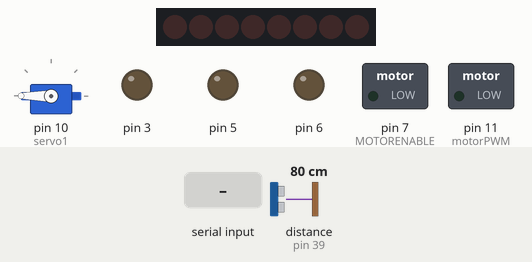
Recording of a sketch running on a simulated Arduino Mega 2560, built with avr-gcc and run on an emulated ATmega2560. On the bench: 8 shift-register outputs drawn as a row of LEDs (first output left, lit = HIGH), servo, switched loads named in the sketch (green lamp = pin HIGH), output pins drawn as LEDs (lit = HIGH). Wiring (inferred from the names in the program): ultrasonic range finder: trigger pin 38; echo pin 39; shift register (74HC595): data pin 8; shift clock pin 4; latch pin 12. Wiring (inferred from the signals the program sends): row of LEDs: on Q0, Q1, Q2, Q3, Q4, Q5, Q6, Q7. The test bench sets the inputs (shaded band); at power-on: distance to the obstacle (sensor on pin 39) 80 cm. The echo pulse lasts 58.3 µs per cm; pins used as bus, display or sensor lines are not drawn; what the sketch prints to the serial monitor is not drawn.

Above: at 3.2 s.
3.3 s: "f" received over the second serial link
At 4.4 s:
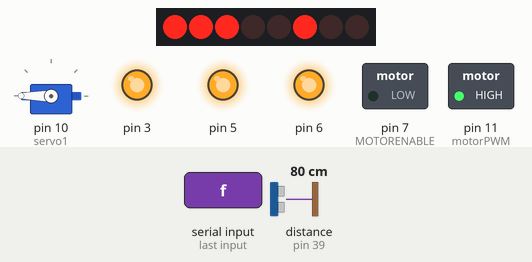
4.8 s: distance to the obstacle (sensor on pin 39) set to 33 cm
6.3 s: distance to the obstacle (sensor on pin 39) set to 27 cm
At 7.1 s:
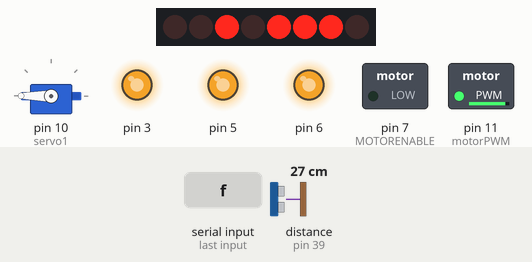
Timing chart, 0 to 9.3 s (numbered marks = the images above; inputs shaded):
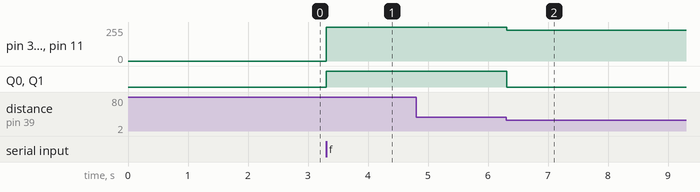

The sketch:

program.ino
```cpp
#include <SoftwareSerial.h>
#include <Servo.h>

#define M1  1
#define M2  2
#define M3  3
#define M4  4

#define FORWARD 1
#define BACKWARD 2
#define BRAKE 3
#define RELEASE 4

#define MOTORLATCH 12
#define MOTORCLK 4
#define MOTORENABLE 7
#define MOTORDATA 8

#define MOTOR1_PWM 11
#define MOTOR2_PWM 3
#define MOTOR3_PWM 6
#define MOTOR4_PWM 5
#define SERVO1_PWM 10
#define SERVO2_PWM 9

#define MOTOR1_A 2
#define MOTOR1_B 3
#define MOTOR2_A 1
#define MOTOR2_B 4
#define MOTOR3_A 5
#define MOTOR3_B 7
#define MOTOR4_A 0
#define MOTOR4_B 6

char c;

const int trigPin = 38;
const int echoPin = 39;
int angle = 0;
Servo servo1;
int d;
int i;
int Sp = 230;

void setup() {
  Serial1.begin(9600);
  Serial.begin(9600);
  servo1.attach(10);
  servo1.write(0);
  delay(2000);
  servo1.write(180);
}

boolean stoped = true;

void loop() {
  int k;

  if (getDistance() < 30) {
      Serial.println(getDistance());
      robot_left();
  }
  else
  {
    if(Serial1.available()) {
      c = Serial1.read();
      Serial.println(String(c));
      switch(c) {
      case 'f':
        robot_forward();
        break;
      case 'l':
        robot_left();
        break;
      case 'r':
        robot_right();
        break;
      case 'b':
        robot_backward();
        break;
      case 's':
        robot_stop();
        break;
      /*
      case 'd':
        d = getDistance(); // Ultrason
        Serial1.write(1);
        Serial1.write((char)d);
        Serial1.write(1);
        delay(10);
      case 'a':
        Serial1.write(2);
        Serial1.write((char)angle);
        Serial1.write(2);
        delay(10);
        break;
      case 'x':
        servo_left();
        break;
      case 'y':
        servo_right();
        break;
      case 'o':
        for (i = 0; i < 71; i++) {
            servo1.write(71 - i);
            delay(10);
        }
        break;
      case 'm':
        for (i = 71; i < 142; i++) {
            servo1.write(i);
            delay(10);
        }
        break;
      case 'c':
        servo1.write(71);
        break;
      */
    }
  }
  }
}


void servo_left() {
  angle--;
  Serial.println(String(angle) + " | " + String(getDistance()));
  servo1.write(angle);
}

void servo_right() {
  angle++;
  Serial.println(String(angle) + " | " + String(getDistance()));
  servo1.write(angle);
}

long getDistance2 () {
  long ans = analogRead(15);
  return ans;
}

long getDistance ()
{
  long duration, cm;
  pinMode(trigPin, OUTPUT);
  digitalWrite(trigPin, LOW);
  delayMicroseconds(2);
  digitalWrite(trigPin, HIGH);
  delayMicroseconds(10);
  digitalWrite(trigPin, LOW);
  pinMode(echoPin, INPUT);
  duration = pulseIn(echoPin, HIGH);
  cm = microsecondsToCentimeters(duration);
  Serial.println(cm);
  return cm;
}

long microsecondsToInches(long microseconds)

{
  return microseconds / 74 / 2;
}

long microsecondsToCentimeters(long microseconds)

{
  return microseconds / 29 / 2;
}


void robot_forward() {
  motor(M1, FORWARD, 255);
  motor(M2, FORWARD, 255);
  motor(M3, FORWARD, 255);
  motor(M4, FORWARD, 255);
}

void robot_backward() {
  motor(M1, BACKWARD, 255);
  motor(M2, BACKWARD, 255);
  motor(M3, BACKWARD, 255);
  motor(M4, BACKWARD, 255);

}

void robot_left() {
  motor(M1, FORWARD, Sp);
  motor(M2, BACKWARD, Sp);
  motor(M3, FORWARD, Sp);
  motor(M4, BACKWARD, Sp);
}

void robot_right() {
  motor(M1, BACKWARD, Sp);
  motor(M2, FORWARD, Sp);
  motor(M3, BACKWARD, Sp);
  motor(M4, FORWARD, Sp);
}

void robot_stop() {
  motor(M1, RELEASE, 255);
  motor(M2, RELEASE, 255);
  motor(M3, RELEASE, 255);
  motor(M4, RELEASE, 255);
}

void motor(int nMotor, int command, int speed)

{
  int motorA, motorB;
  if (nMotor >= 1 && nMotor <= 4)
  {
    switch (nMotor)
    {

    case 1:

      motorA   = MOTOR1_A;

      motorB   = MOTOR1_B;

      break;

    case 2:

      motorA   = MOTOR2_A;

      motorB   = MOTOR2_B;

      break;

    case 3:

      motorA   = MOTOR3_A;

      motorB   = MOTOR3_B;

      break;

    case 4:

      motorA   = MOTOR4_A;

      motorB   = MOTOR4_B;

      break;

    default:

      break;

    }


    switch (command)

    {

    case FORWARD:

      motor_output (motorA, HIGH, speed);

      motor_output (motorB, LOW, -1);     // -1: no PWM set

      break;

    case BACKWARD:

      motor_output (motorA, LOW, speed);

      motor_output (motorB, HIGH, -1);    // -1: no PWM set

      break;

    case BRAKE:

      // The AdaFruit library didn't implement a brake.

      // The L293D motor driver ic doesn't have a good

      // brake anyway.

      // It uses transistors inside, and not mosfets.

      // Some use a software break, by using a short

      // reverse voltage.

      // This brake will try to brake, by enabling

      // the output and by pulling both outputs to ground.

      // But it isn't a good break.

      motor_output (motorA, LOW, 255); // 255: fully on.

      motor_output (motorB, LOW, -1);  // -1: no PWM set

      break;

    case RELEASE:

      motor_output (motorA, LOW, 0);  // 0: output floating.

      motor_output (motorB, LOW, -1); // -1: no PWM set

      break;

    default:

      break;

    }

  }

}


void motor_output (int output, int high_low, int speed)

{

  int motorPWM;


  switch (output)

  {

  case MOTOR1_A:

  case MOTOR1_B:

    motorPWM = MOTOR1_PWM;

    break;

  case MOTOR2_A:

  case MOTOR2_B:

    motorPWM = MOTOR2_PWM;

    break;

  case MOTOR3_A:

  case MOTOR3_B:

    motorPWM = MOTOR3_PWM;

    break;

  case MOTOR4_A:

  case MOTOR4_B:

    motorPWM = MOTOR4_PWM;

    break;

  default:

    // Use speed as error flag, -3333 = invalid output.

    speed = -3333;

    break;

  }


  if (speed != -3333)

  {

    // Set the direction with the shift register

    // on the MotorShield, even if the speed = -1.

    // In that case the direction will be set, but

    // not the PWM.

    shiftWrite(output, high_low);


    // set PWM only if it is valid

    if (speed >= 0 && speed <= 255)

    {

      analogWrite(motorPWM, speed);

    }

  }

}


void shiftWrite(int output, int high_low)

{

  static int latch_copy;

  static int shift_register_initialized = false;


  // Do the initialization on the fly,

  // at the first time it is used.

  if (!shift_register_initialized)

  {

    // Set pins for shift register to output

    pinMode(MOTORLATCH, OUTPUT);

    pinMode(MOTORENABLE, OUTPUT);

    pinMode(MOTORDATA, OUTPUT);

    pinMode(MOTORCLK, OUTPUT);


    // Set pins for shift register to default value (low);

    digitalWrite(MOTORDATA, LOW);

    digitalWrite(MOTORLATCH, LOW);

    digitalWrite(MOTORCLK, LOW);

    // Enable the shift register, set Enable pin Low.

    digitalWrite(MOTORENABLE, LOW);


    // start with all outputs (of the shift register) low

    latch_copy = 0;


    shift_register_initialized = true;

  }


  // The defines HIGH and LOW are 1 and 0.

  // So this is valid.

  bitWrite(latch_copy, output, high_low);


  // Use the default Arduino 'shiftOut()' function to

  // shift the bits with the MOTORCLK as clock pulse.

  // The 74HC595 shiftregister wants the MSB first.

  // After that, generate a latch pulse with MOTORLATCH.

  shiftOut(MOTORDATA, MOTORCLK, MSBFIRST, latch_copy);

  delayMicroseconds(5);    // For safety, not really needed.

  digitalWrite(MOTORLATCH, HIGH);

  delayMicroseconds(5);    // For safety, not really needed.

  digitalWrite(MOTORLATCH, LOW);

}
```

Measured:
- the behaviour switches between 31 and 30 cm on distance to the obstacle (sensor on pin 39) (found by bisection; images 1 and 2)
- after the input at 3.3 s, pin 3, pin 5, pin 6, pin 11 (motorPWM): 0/255 → 255/255 at once; Q0, Q1: LOW → HIGH at once
- after the input at 6.3 s, pin 3, pin 5, pin 6, pin 11 (motorPWM): 255/255 → 230/255 at once; Q0, Q1: HIGH → LOW at once
